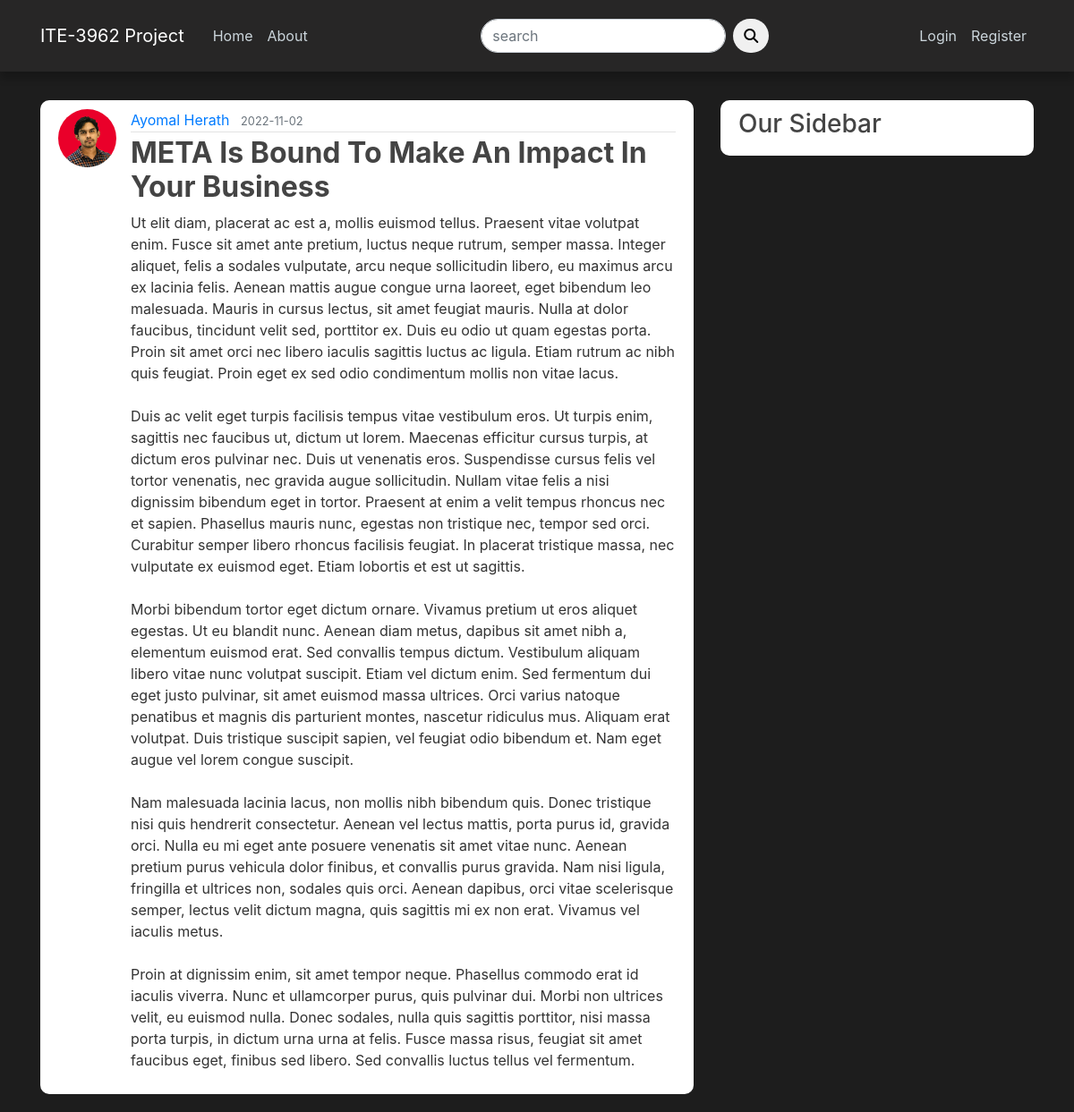
Page /post/10 on the earlier database version.
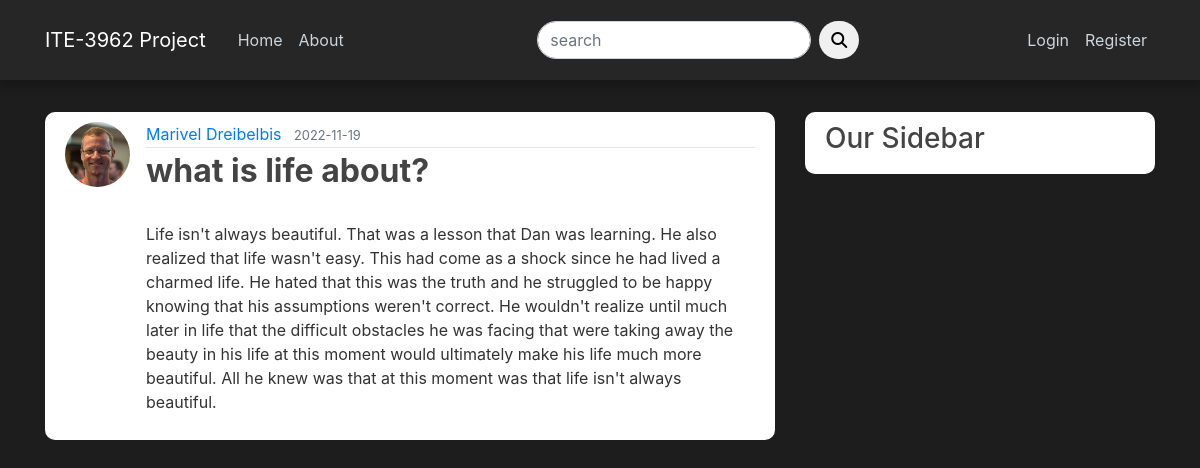
Same page on the later database version.
### blog/models.py (models this page shows, shortened)
class User(db.Model, UserMixin):
    id = db.Column(db.Integer, primary_key=True)
    username = db.Column(db.String(20), unique=True, nullable=False)
    email = db.Column(db.String(120), unique=True, nullable=False)
    image_file = db.Column(db.String(20), nullable=False, default='default.jpg')
    password = db.Column(db.String(60), nullable=False)
    posts = db.relationship('Post', backref='author', lazy=True)

class Post(db.Model):
    id = db.Column(db.Integer, primary_key=True)
    title = db.Column(db.String(100), nullable=False)
    date_posted = db.Column(db.DateTime, nullable=False, default=datetime.utcnow)
    content = db.Column(db.Text, nullable=False)
    post_image = db.Column(db.String(200), nullable=True)
    user_id = db.Column(db.Integer, db.ForeignKey('user.id'), nullable=False)

### blog/posts/routes.py (the view)
@posts.route("/post/<int:post_id>")
def post(post_id):
    post = Post.query.get_or_404(post_id)
    return render_template('post.html', title=post.title, post=post)

### blog/users/forms.py
class SearchForm(FlaskForm):
    searched = StringField('search', validators=[DataRequired()])
    submit = SubmitField('Submit')

### blog/users/routes.py (called while the page is built)
@app.context_processor
def home():
    form = SearchForm()
    return dict(form=form)

### blog/templates/post.html (shortened to what this page needs)
{% extends "layout.html" %}
{% block content %}
    <article class="media content-section">
        <img src="{{ url_for('static', filename='profile_pics/' + post.author.image_file)}}" class="rounded-circle article-img" alt="">
        <div class="media-body">
        <div class="article-metadata">
            <a class="mr-2" href="{{url_for('users.user_posts', username=post.author.username )}}">{{ post.author.username }}</a>
            <small class="text-muted">{{ post.date_posted.strftime('%Y-%m-%d') }}</small>
        </div>
        <h2 class="article-title font-weight-bold">{{ post.title }}</a></h2>
        <p class="article-content">{{ post.content }}</p>
        </div>
    </article>
{% endblock content %}

### blog/templates/layout.html (shortened to what this page needs)
<!DOCTYPE html>
<html lang="en">
<head>
     <link rel="stylesheet" href="https://cdn.jsdelivr.net/npm/bootstrap@4.3.1/dist/css/bootstrap.min.css">
     <link rel="stylesheet" type="text/css" href="{{ url_for('static', filename='main.css') }}">
     <link rel="stylesheet" href="https://cdnjs.cloudflare.com/ajax/libs/font-awesome/6.2.0/css/all.min.css" />
</head>
<body>
    <header class="site-header">
        <nav class="navbar navbar-expand-md navbar-dark bg-steel fixed-top">
          <div class="container">
            <a class="navbar-brand mr-4" href="/home">ITE-3962 Project</a>
            <div class="collapse navbar-collapse" id="navbarToggle">
              <div class="navbar-nav mr-auto">
                <a class="nav-item nav-link" href="{{url_for('main.home')}}">Home</a>
                <a class="nav-item nav-link" href="{{url_for('main.about')}}">About</a>
              </div>
              <form action="{{ url_for('users.search') }}" method="POST">
                <div class="input-group">
                  <div class="form-outline">
                    <input type="search" name="searched" id="form1" class="form-control" placeholder="search" />
                  </div>
                  <button type="submit" class="btn btn-primary btn-search">
                    <i class="fas fa-search"></i>
                  </button>
                </div>
              </form>
              <div class="navbar-nav">
                {% if current_user.is_authenticated %}
                  <a class="nav-item nav-link" href="{{url_for('posts.new_post')}}">New Post</a>
                  <a class="nav-item nav-link" href="{{url_for('users.account')}}">Account</a>
                  <a class="nav-item nav-link" href="{{url_for('users.logout')}}">Logout</a>
                {% else %}
                  <a class="nav-item nav-link" href="{{url_for('users.login')}}">Login</a>
                  <a class="nav-item nav-link" href="{{url_for('users.register')}}">Register</a>
                {% endif %}
              </div>
            </div>
          </div>
        </nav>
      </header>
      <main role="main" class="container">
        <div class="row">
          <div class="col-md-8">
            {% block content %}{% endblock %}
          </div>
          <div class="col-md-4">
            <div class="content-section">
              {% block sidebar %}
                <h3>Our Sidebar</h3>
              {% endblock %}
            </div>
          </div>
        </div>
      </main>
</body>
</html>

### blog/static/main.css (style rules this page uses)
body { background: #1d1d1d; color: #333333; margin-top: 7rem; }
h1, h2, h3, h4, h5, h6 { color: #444444; }
.bg-steel { background-color: #272626; }
.navbar { height: 5rem; box-shadow: 0 8px 8px 0 rgba(0,0,0,.2); }
.site-header .navbar-nav .nav-link { color: #cbd5db; width: max-content; }
.site-header form { margin-left: 5rem; margin-right: 10rem; }
.site-header .input-group .form-outline .form-control { border-radius: 5rem; }
.site-header .input-group button { margin-left: 0.5rem; background-color: #f0f0f0; border: none; color: #000000; border-radius: 5rem; }
.content-section { background: #ffffff; padding: 10px 20px; border-radius: 10px; margin-bottom: 20px; }
.article-title { color: #444444; }
.article-content { white-space: pre-line; }
.article-img { height: 65px; width: 65px; margin-right: 16px; }
.article-metadata { padding-bottom: 1px; margin-bottom: 4px; border-bottom: 1px solid #e3e3e3 }

Differences in the rows shown:
no longer on this page (row unchanged): User: image_file (picture), author.username "Ayomal Herath"
added User: image_file (picture), author.username "Marivel Dreibelbis"
changed Post: date_posted "2022-11-02" → "2022-11-19"; title "META Is Bound To Make An Impact In Your Business" → "what is life about?"; content "Ut elit diam, placerat ac est a, mollis euismod tellus. Praesent vitae volutpat enim. Fusce sit amet ante pretium, luctus neque rutrum, semper massa. Integer aliquet, felis a sodales vulputate, arcu neque sollicitudin libero, eu maximus arcu ex lacinia felis. Aenean mattis augue congue urna laoreet, eget bibendum leo malesuada. Mauris in cursus lectus, sit amet feugiat mauris. Nulla at dolor faucibus, tincidunt velit sed, porttitor ex. Duis eu odio ut quam egestas porta. Proin sit amet orci nec libero iaculis sagittis luctus ac ligula. Etiam rutrum ac nibh quis feugiat. Proin eget ex sed odio condimentum mollis non vitae lacus. Duis ac velit eget turpis facilisis tempus vitae vestibulum…" → "Life isn't always beautiful. That was a lesson that Dan was learning. He also realized that life wasn't easy. This had come as a shock since he had lived a charmed life. He hated that this was the truth and he struggled to be happy knowing that his assumptions weren't correct. He wouldn't realize until much later in life that the difficult obstacles he was facing that were taking away the beauty in his life at this moment would ultimately make his life much more beautiful. All he knew was that at this moment was that life isn't always beautiful."
